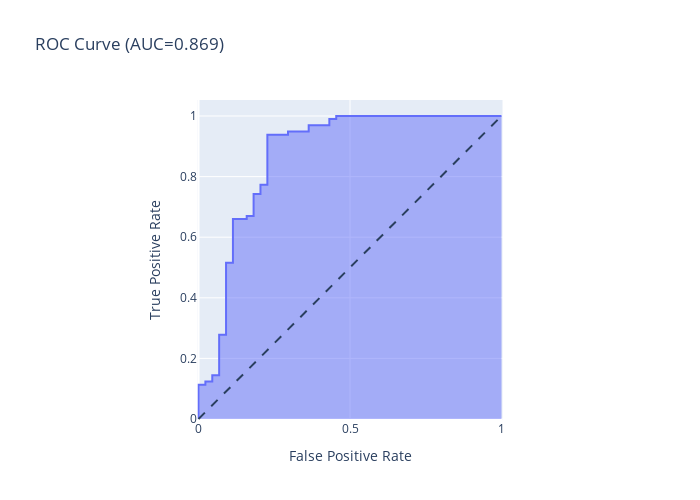

Notebook code cell kept with this figure:
### Code cell
# display with plotly
import plotly.express as px
fig = px.area(
    x=fpr, y=tpr,
    title=f'ROC Curve (AUC={metrics.auc(fpr, tpr):.3f})',
    labels=dict(x='False Positive Rate', y='True Positive Rate'),
    width=700, height=500
)
fig.add_shape(
    type='line', line=dict(dash='dash'),
    x0=0, x1=1, y0=0, y1=1
)

fig.update_yaxes(scaleanchor="x", scaleratio=1)
fig.update_xaxes(constrain='domain')
fig.write_json('../assets/rocauc.json')
fig.show()

### Figure 1 — Plotly figure (JSON) as saved in the notebook; plotly's stock layout.template omitted (floating-point values rounded to 4 significant figures)
{"data": [{"hovertemplate": "False Positive Rate=%{x}<br>True Positive Rate=%{y}<extra></extra>", "legendgroup": "", "line": {"color": "#636efa"}, "marker": {"symbol": "circle"}, "mode": "lines", "name": "", "orientation": "v", "showlegend": false, "stackgroup": "1", "type": "scatter", "x": [0, 0, 0, 0.02273, 0.02273, 0.04545, 0.04545, 0.06818, 0.06818, 0.09091, 0.09091, 0.1136, 0.1136, 0.1591, 0.1591, 0.1818, 0.1818, 0.2045, 0.2045, 0.2273, 0.2273, 0.2955, 0.2955, 0.3636, 0.3636, 0.4318, 0.4318, 0.4545, 0.4545, 1], "xaxis": "x", "y": [0, 0.01031, 0.1134, 0.1134, 0.1237, 0.1237, 0.1443, 0.1443, 0.2784, 0.2784, 0.5155, 0.5155, 0.6598, 0.6598, 0.6701, 0.6701, 0.7423, 0.7423, 0.7732, 0.7732, 0.9381, 0.9381, 0.9485, 0.9485, 0.9691, 0.9691, 0.9897, 0.9897, 1, 1], "yaxis": "y"}], "layout": {"height": 500, "legend": {"tracegroupgap": 0}, "shapes": [{"line": {"dash": "dash"}, "type": "line", "x0": 0, "x1": 1, "y0": 0, "y1": 1}], "title": {"text": "ROC Curve (AUC=0.869)"}, "width": 700, "xaxis": {"anchor": "y", "autorange": true, "constrain": "domain", "domain": [0.2176, 0.7824], "range": [-0.0033, 1.003], "title": {"text": "False Positive Rate"}, "type": "linear"}, "yaxis": {"anchor": "x", "autorange": true, "domain": [0, 1], "range": [-0.0033, 1.053], "scaleanchor": "x", "scaleratio": 1, "title": {"text": "True Positive Rate"}, "type": "linear"}}}
